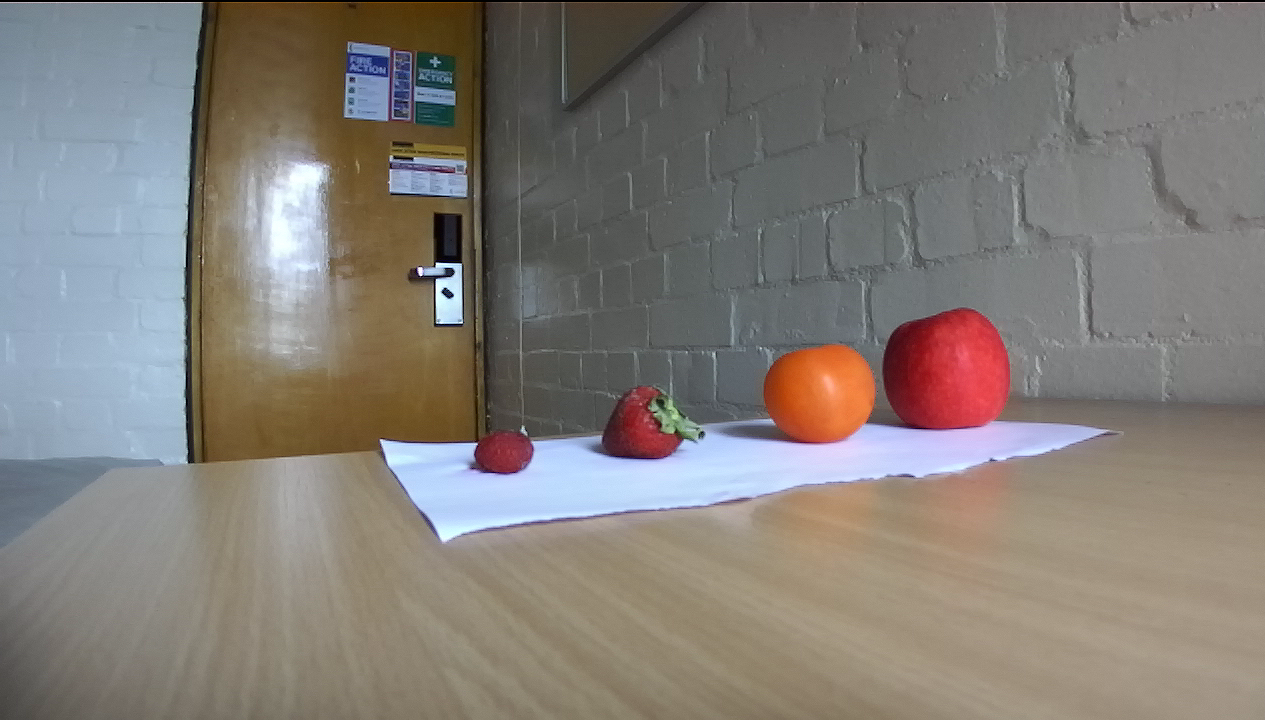
#> input picture Data/Active Perception/Test Pics/Explorer_HD720_SN10028623_10-48-27.png, 1265 x 720 px
$ python -i Color_based_texture_detection.py   (imports and definitions only)
#> lines starting #> are read from the running program, lines starting #| are printed output that depends on the picture; after the words box and inside, x2 and y2 are one past the last pixel; in counts of white or black regions, pixels touching at a corner belong together
### Code/Active Perception/Texture_Extraction.py
from skimage import feature
import numpy as np
class LocalBinaryPatterns:
    #This function have been adapted from explination at "https://www.pyimagesearch.com/2015/12/07/local-binary-patterns-with-python-opencv/"
    def __init__(self, numPoints, radius):
        # store the number of points and radius
#> further down, picture is the input picture: shape (720, 1265, 3); mean B, G, R 119, 124.6, 130.3
        self.numPoints = numPoints
        self.radius = radius
    # [14 lines left out: function describe, not called in this run]

### Code/Active Perception/Color_based_texture_detection.py
from __future__ import division
import cv2
# to show the image
from matplotlib import pyplot as plt
import numpy as np
from math import cos, sin
#import pyzed.sl as sl
import logging
import time
from pathlib import Path
from Texture_Extraction import LocalBinaryPatterns
import pickle
from sklearn.svm import SVC

from scipy.interpolate import interp1d

green = (0, 255, 0)

YELLOW = [np.array(x, np.uint8) for x in \
            [[25,100,100], [35, 255, 255]] ]
    # hsv ranges for blue detections:
	#LBLUE - light blue
LBLUE = [np.array(x, np.uint8) for x in \
            [[100,100,100], [110, 255, 255]] ]
	#BLUE
BLUE = [np.array(x, np.uint8) for x in \
            [[115,100,100], [130, 255, 255]] ]
	#SBLUE - STRONGER BLUE
SBLUE = [np.array(x, np.uint8) for x in \
            [[130,100,100], [140, 255, 255]] ]
    # hsv ranges for red detections:
GENERALRED = [np.array(x, np.uint8) for x in \
            [[160,100,100], [180, 255, 255]] ]
    # red LEGOS
REDLEGOS = [np.array(x, np.uint8) for x in \
            [[165,100,100], [170, 255, 255]] ]
    # STRAWBERRY RED
RED = [np.array(x, np.uint8) for x in \
            [[0,100,100], [15, 255, 255]] ]
   # STRAWBERRY RED
OLDS = [np.array(x, np.uint8) for x in \
            [[20,100,100], [30, 255, 255]] ]

COLOR = REDLEGOS

COLOR2 = LBLUE
# number of blobs to detect
MAX_DETECTIONS =4
#------------------------------------------------------------------------------
# Defining the LBP extractor
desc = LocalBinaryPatterns(16, 4)
# Enumerations for class labels
Fruits_labels_dict = {
    0: 'Apple',
    1: 'Strawberry',
    2: 'pepper' ,
    3: 'Tomato',
    4: 'Cherry'

}
#Interpolation table data and interapolator
depth_cm = [10 , 15, 20 , 25 ,30]
picels_per_cm = [65 , 42.5 , 32.5 , 25 , 20]

polator = interp1d(depth_cm,picels_per_cm,kind='linear')
# Loading the texture classification model from disk
fnameWithPath1 = "/content/Texture_classification"
# [2 lines not run here, left out]
# [1 line that did not run here, left out]
#-------------------------------------------------------------------------------


def get_filtered_contours(img):
    image = cv2.cvtColor(img, cv2.COLOR_BGR2RGB)
    image1 = image.copy()
        # convert image to color space hsv
    hsv_img = cv2.cvtColor(img, cv2.COLOR_BGR2HSV)
#> hsv_img: shape (720, 1265, 3); mean H, S, V 52.6, 49.3, 138.4

        # threshold the image to remove all colors that are not the one selected
    frame_threshed = cv2.inRange(hsv_img, COLOR[0], COLOR[1])
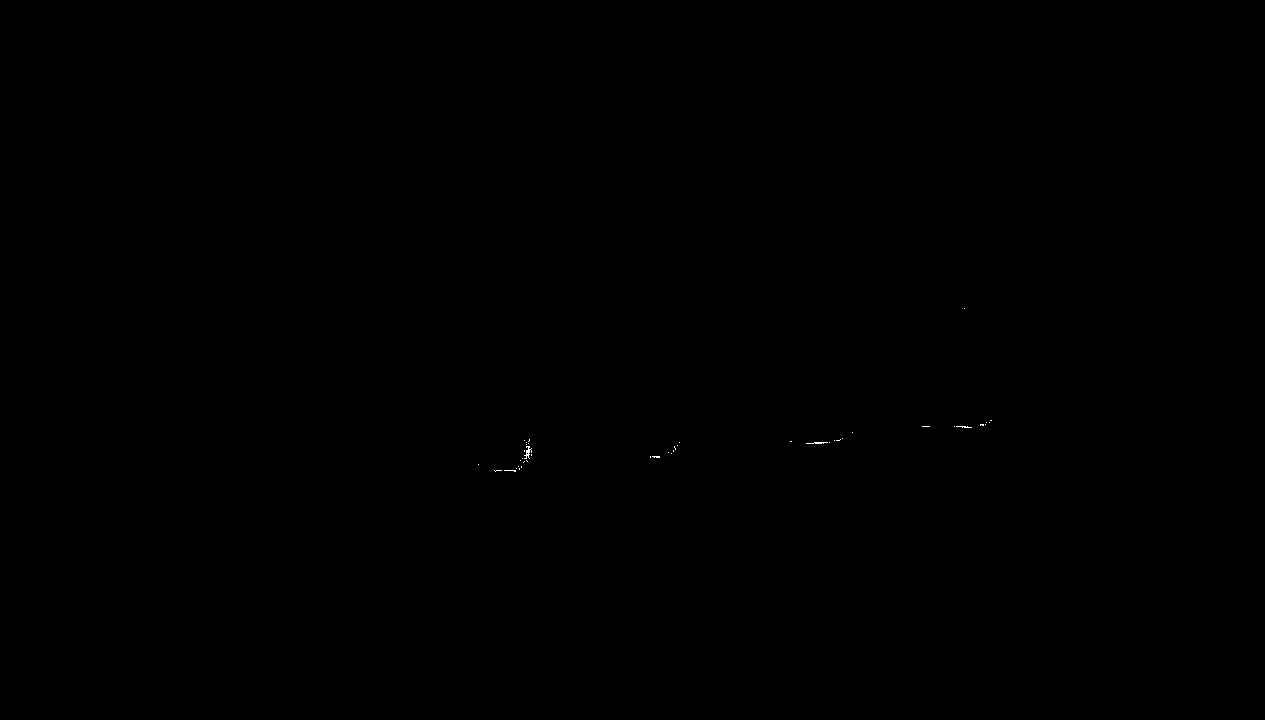
#> frame_threshed: shape (720, 1265); 0.02% white in thin lines or dots, all inside (x1, y1, x2, y2) = (478, 308, 992, 472)
    ret,thresh = cv2.threshold(frame_threshed, COLOR[0][0], 255, 0)
#> ret = 165

        # create the list of filtered contours to return
    filtered_contours = []

        # find all contours in the thresholded image
    contours, hierarchy = cv2.findContours(thresh, cv2.RETR_LIST, cv2.CHAIN_APPROX_SIMPLE)
#> contours = 44 contours, 43 with area under 20; largest, box (x1, y1, x2, y2) and area: (524, 446, 532, 459) 21

        # sort all contours by area, largest to smallest
    contour_area = [ (cv2.contourArea(c), (c) ) for c in contours]
#> contour_area = 44 items
    contour_area1 = sorted(contour_area,reverse=True, key=lambda x: x[0])
#> contour_area1 = 44 items


    for j, (area,(cnt)) in enumerate(contour_area1):
            # only report MAX_DETECTIONS number of controus
        if j >=MAX_DETECTIONS: break

            # create a bounding box around the contour
	    # x,y,w,h are the four points for the contour making
	    # the corners of the square and the bounding rectangle
	    # of them is created below
        x,y,w,h = cv2.boundingRect(cnt)
        box = (x,y,w,h)
        Cx = (w/2)+x
        Cy = (h/2)+y

	    #text_file = open("Output.txt", "w+")
	        #text_file = open("Output.txt", "a+")
	    #text_file.write(str(Cx)+" "+str(Cy)+'\n')
	    #text_file.close


            # make the color of the box the mean of the contour
        mask = np.zeros(thresh.shape,np.uint8)
        cv2.drawContours(mask,[cnt],0,255,-1)
        mean_val = cv2.mean(img,mask = mask)
            # add this contour to the list
        filtered_contours.append((cnt, box, mean_val) )
#> this loop made 5 passes
#> (area, x, y, w, h, Cx, Cy, mean_val) on pass 1: (21, 524, 446, 8, 13, 528, 452.5, (92.36, 65.53, 134.4, 0))
#> mask: shape (720, 1265); 0% white in thin lines or dots, all inside (x1, y1, x2, y2) = (956, 426, 972, 428)
#> after the loop, filtered_contours = 4 items


    return filtered_contours, image1


# read the image
# [1 line not run here, left out]
# [1 line that did not run here, left out]
# detect it
# [1 line that did not run here, left out]
# [1 line that did not run here, left out]
count = 0
# [36 lines not run here, left out]

>>> import cv2
>>> picture = cv2.imread('../../Data/Active Perception/Test Pics/Explorer_HD720_SN10028623_10-48-27.png')
>>> result = get_filtered_contours(picture)
